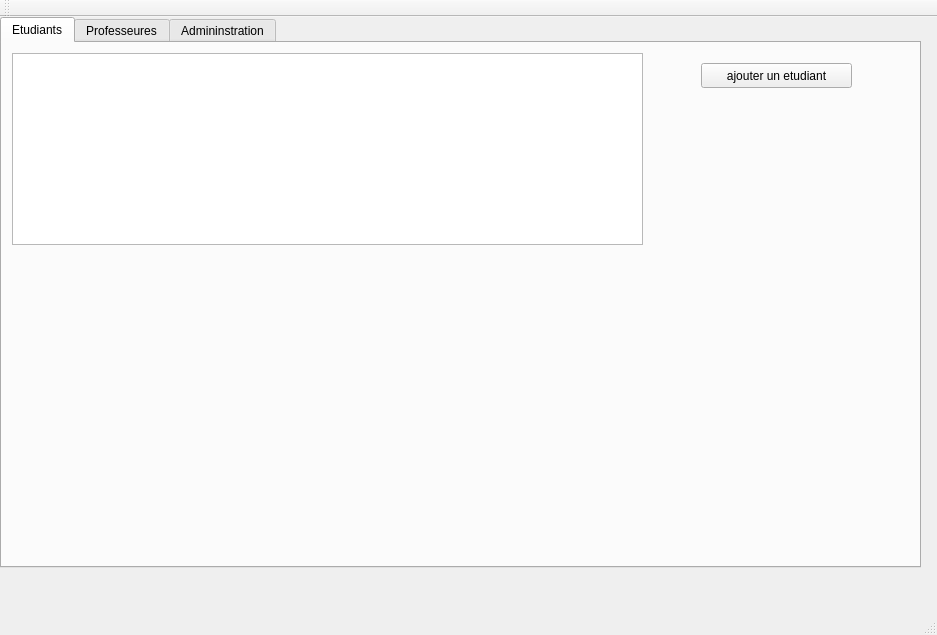
<?xml version="1.0" encoding="UTF-8"?>
<ui version="4.0">
 <class>AppObjetQTClass</class>
 <widget class="QMainWindow" name="AppObjetQTClass">
  <property name="geometry">
   <rect>
    <x>0</x>
    <y>0</y>
    <width>937</width>
    <height>635</height>
   </rect>
  </property>
  <property name="windowTitle">
   <string>AppObjetQT</string>
  </property>
  <widget class="QWidget" name="centralWidget">
   <widget class="QTabWidget" name="tabWidget">
    <property name="geometry">
     <rect>
      <x>0</x>
      <y>0</y>
      <width>921</width>
      <height>551</height>
     </rect>
    </property>
    <property name="currentIndex">
     <number>0</number>
    </property>
    <widget class="QWidget" name="tab">
     <attribute name="title">
      <string>Etudiants</string>
     </attribute>
     <widget class="QTableView" name="tableView">
      <property name="geometry">
       <rect>
        <x>10</x>
        <y>10</y>
        <width>631</width>
        <height>192</height>
       </rect>
      </property>
     </widget>
     <widget class="QPushButton" name="pushButton">
      <property name="geometry">
       <rect>
        <x>699</x>
        <y>20</y>
        <width>151</width>
        <height>25</height>
       </rect>
      </property>
      <property name="text">
       <string>ajouter un etudiant</string>
      </property>
     </widget>
    </widget>
    <widget class="QWidget" name="tab_3">
     <attribute name="title">
      <string>Professeures</string>
     </attribute>
    </widget>
    <widget class="QWidget" name="tab_2">
     <attribute name="title">
      <string>Admininstration</string>
     </attribute>
    </widget>
   </widget>
  </widget>
  <widget class="QMenuBar" name="menuBar">
   <property name="geometry">
    <rect>
     <x>0</x>
     <y>0</y>
     <width>937</width>
     <height>25</height>
    </rect>
   </property>
  </widget>
  <widget class="QToolBar" name="mainToolBar">
   <attribute name="toolBarArea">
    <enum>TopToolBarArea</enum>
   </attribute>
   <attribute name="toolBarBreak">
    <bool>false</bool>
   </attribute>
  </widget>
  <widget class="QStatusBar" name="statusBar"/>
 </widget>
 <layoutdefault spacing="6" margin="11"/>
 <resources/>
 <connections/>
</ui>
